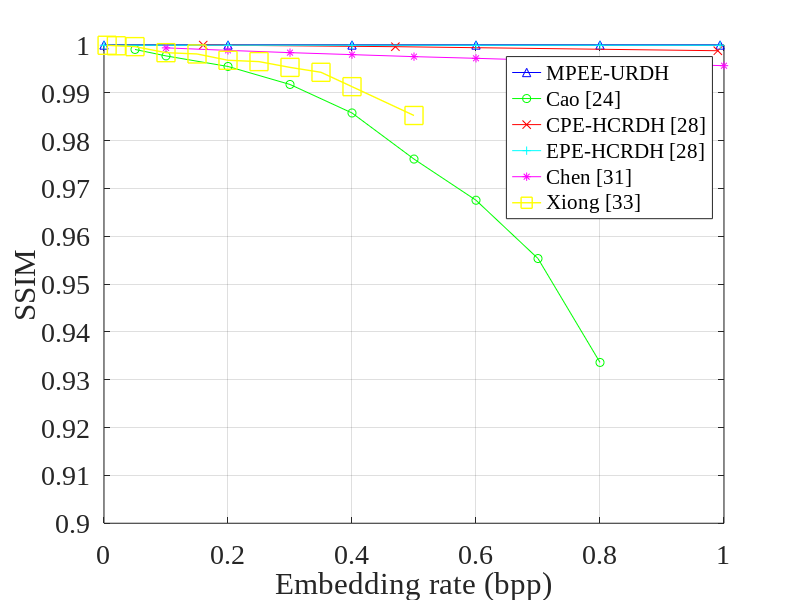

MATLAB code for this plot:
clear;
clc;


num=[0.2 0.4 0.6 0.8 1];

propx=[0 0.2 0.4 0.6 0.8 0.9937];
propy=[1 1 1 1 1 1]; 

caox=[0.05	0.1	0.2	0.3	0.4	0.5	0.6	0.7	0.8	];
caoy=[0.999069402911094	0.997721552543245	0.995510513448911	0.991749562460430	0.985787541435836	0.976149186039517	0.967537935074103	0.955350532368831	0.933620370230558];

cpex=[0.16 0.47 0.99];
cpey=[0.999989056411036	0.999648732367033	0.998802954167363];

epex=[0 0.2 0.4 0.6 0.8 0.9938];
epey=[0.999945919869270 0.999945919869270 0.999945919869270 0.999945919869270 0.999945919869270 0.999945919869270]; 

chenx=[0.1	0.2	0.3	0.4	0.5	0.6	0.7	0.8	0.9	1.0];
cheny=[0.999402696388123	0.998873984922957	0.998402772324531	0.997986454666776	0.997567674667547	0.997217353500325	0.996825163500376	0.996455702698387	0.996022956148436	0.995673323541067];

xiongx=[0.005	0.02	0.05	0.1	0.15	0.2	0.25	0.3	0.35	0.4	0.5];
xiongy=[0.999941679198113	0.999843337923313	0.999659869553584	0.998396179770521	0.998128019423637	0.996807401117162	0.996526443689260	0.995318922584961	0.994291485501756	0.991292635313272	0.985261434834030];

% new
plot(propx,propy,'b ^ -',caox,caoy,'g o -',cpex,cpey,'r x -',epex,epey,'c + -',chenx,cheny,'m * -',xiongx,xiongy,'y s -','linewidth',1,'MarkerSize',13)

xlabel('Embedding rate (bpp)')
ylabel('SSIM')
% axis([0 1 0.8 1.0]);
% set(gca,'xtick',0:0.2:1);
% set(gca,'ytick',0.8:0.05:1.0);
axis([0 1 0.9 1.0]);
set(gca,'xtick',0:0.2:1);
set(gca,'ytick',0.9:0.01:1.0);
set(gca,'FontSize',20,'FontName', 'Times New Roman');
grid on

l1=legend('MPEE-URDH','Cao [24]','CPE-HCRDH [28]','EPE-HCRDH [28]','Chen [31]','Xiong [33]');
set(l1,'FontName', 'Times New Roman','FontSize',15)


